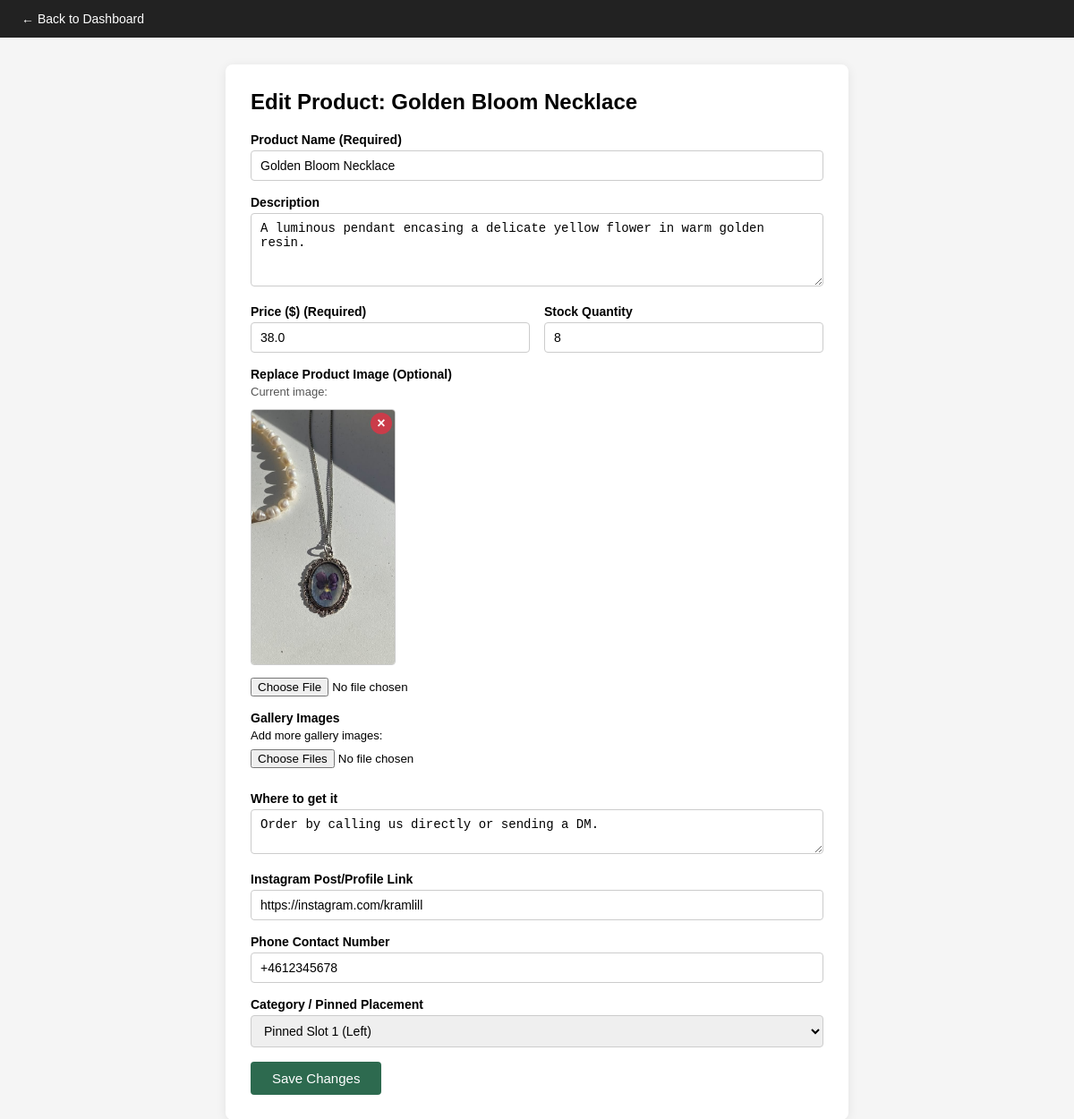
/admin/edit-product/1 (signed in), run on the app's committed database.
### backend/models.py (models this page shows, shortened)
class Product(db.Model):
    __tablename__ = 'products'
    id = db.Column(db.Integer, primary_key=True)
    name = db.Column(db.String(120), nullable=False)
    description = db.Column(db.Text, nullable=True)
    price = db.Column(db.Float, nullable=False)
    stock = db.Column(db.Integer, nullable=False, default=0)
    image_filename = db.Column(db.String(255), nullable=True)
    where_to_get = db.Column(db.Text, nullable=True)
    instagram_url = db.Column(db.String(255), nullable=True)
    phone = db.Column(db.String(50), nullable=True)
    category = db.Column(db.String(50), nullable=False, default='Normal')

### backend/app.py (the view, shortened to what this page needs)
@app.route('/admin/edit-product/<int:product_id>', methods=['GET', 'POST'])
def edit_product(product_id):
    check_admin()
    product = Product.query.get_or_404(product_id)
    return render_template('admin/edit_product.html', product=product)

### backend/app.py (called while the page is built)
def get_client_ip():
    if request.headers.getlist("X-Forwarded-For"):
        return request.headers.getlist("X-Forwarded-For")[0].split(',')[0].strip()
    return request.remote_addr

@app.before_request
def csrf_protect():
    if 'csrf_token' not in session:
        session['csrf_token'] = secrets.token_hex(32)
    if request.method == 'POST':
        token = request.form.get('csrf_token')
        if not token or token != session.get('csrf_token'):
            abort(400, "CSRF token missing or invalid.")

@app.before_request
def check_ip_block():
    if request.path.startswith('/admin'):
        ip = get_client_ip()
        if BlockedIP.query.filter_by(ip_address=ip).first():
            abort(403, "Access denied: your IP address has been blocked by the administrator.")

@app.context_processor
def inject_csrf_token():
    return dict(csrf_token=session.get('csrf_token'))

def check_admin():
    if not session.get('is_admin'):
        abort(403)

### frontend/templates/admin/edit_product.html (shortened to what this page needs)
<!DOCTYPE html>
<html lang="en">
<head>
</head>
<body>
    <header>
        <nav><a href="/admin/dashboard">&larr; Back to Dashboard</a></nav>
    </header>
    <main>
        <h2>Edit Product: {{ product.name }}</h2>
        <form method="POST" enctype="multipart/form-data" id="product-form">
            <div class="field">
                <label for="name">Product Name (Required)</label>
                <input type="text" id="name" name="name" value="{{ product.name }}" required>
            </div>
            <div class="field">
                <label for="description">Description</label>
                <textarea id="description" name="description" rows="4">{{ product.description }}</textarea>
            </div>
            <div class="row">
                <div class="field">
                    <label for="price">Price ($) (Required)</label>
                    <input type="number" id="price" name="price" step="0.01" min="0" value="{{ product.price }}" required>
                </div>
                <div class="field">
                    <label for="stock">Stock Quantity</label>
                    <input type="number" id="stock" name="stock" min="0" value="{{ product.stock }}" required>
                </div>
            </div>
            <div class="field">
                <label>Replace Product Image (Optional)</label>
                {% if product.image_filename %}
                <div class="current-image-wrapper">
                    <span style="font-size:13px;color:#555;display:block;margin-bottom:6px;">Current image:</span>
                    <div class="image-container" id="product-image-container">
                        <img src="{{ url_for('static', filename='uploads/' + product.image_filename) }}" alt="{{ product.name }}">
                        <button type="button" class="remove-cross" id="btn-remove-product-image" title="Remove image">&times;</button>
                    </div>
                </div>
                {% endif %}
                <input type="file" id="image" name="image" accept="image/*" style="margin-top:10px;">
            </div>
            <div class="field">
                <label>Gallery Images</label>
                <label for="gallery_images" style="font-weight:normal;font-size:13px;">Add more gallery images:</label>
                <input type="file" id="gallery_images" name="gallery_images" accept="image/*" multiple style="margin-top:4px;">
            </div>
            <div class="field">
                <label for="where_to_get">Where to get it</label>
                <textarea id="where_to_get" name="where_to_get" rows="2">{{ product.where_to_get }}</textarea>
            </div>
            <div class="field">
                <label for="instagram_url">Instagram Post/Profile Link</label>
                <input type="url" id="instagram_url" name="instagram_url" value="{{ product.instagram_url or '' }}">
            </div>
            <div class="field">
                <label for="phone">Phone Contact Number</label>
                <input type="text" id="phone" name="phone" value="{{ product.phone or '' }}">
            </div>
            <div class="field">
                <label for="category">Category / Pinned Placement</label>
                <select id="category" name="category">
                    <option value="Pinned 1" {% if product.category == 'Pinned 1' %}selected{% endif %}>Pinned Slot 1 (Left)</option>
                </select>
            </div>
            <button type="submit">Save Changes</button>
        </form>
    </main>
</body>
</html>

### frontend/templates/admin/edit_product.html (style rules this page uses)
body { font-family: sans-serif; background: #f5f5f5; margin: 0; padding: 0; }
header { background: #222; padding: 12px 24px; }
header a { color: #fff; text-decoration: none; font-size: 14px; }
main { max-width: 640px; margin: 30px auto; padding: 28px; background: #fff; border-radius: 8px; box-shadow: 0 2px 12px rgba(0,0,0,0.08); }
h2 { margin-top: 0; }
label { font-size: 14px; font-weight: 600; display: block; margin-bottom: 4px; }
input[type=text], input[type=number], input[type=url], textarea, select { width: 100%; box-sizing: border-box; padding: 8px 10px; border: 1px solid #ccc; border-radius: 4px; font-size: 14px; }
.field { margin-bottom: 16px; }
.row { display: flex; gap: 16px; }
.row .field { flex: 1; }
button[type=submit] { padding: 10px 24px; background: #2d6a4f; color: #fff; border: none; border-radius: 4px; cursor: pointer; font-size: 15px; }
.image-container { position: relative; display: inline-block; margin-top: 6px; }
.image-container img { max-width: 160px; border: 1px solid #ccc; border-radius: 4px; display: block; transition: opacity 0.2s, filter 0.2s; }
.image-container .remove-cross { position: absolute; top: 4px; right: 4px; background: rgba(220,53,69,0.85); color: #fff; border: none; border-radius: 50%; width: 24px; height: 24px; font-size: 16px; line-height: 22px; text-align: center; cursor: pointer; padding: 0; transition: background 0.2s, transform 0.1s; font-weight: bold; display: flex; align-items: center; justify-content: center; z-index: 10; }

### data on the page
Product: name "Golden Bloom Necklace", description "A luminous pendant encasing a delicate yellow flower in warm golden resin.", price "38.0", stock "8", image_filename (picture), where_to_get "Order by calling us directly or sending a DM.", instagram_url "https://instagram.com/kramlill", phone "+4612345678", category "Pinned Slot 1 (Left)"
